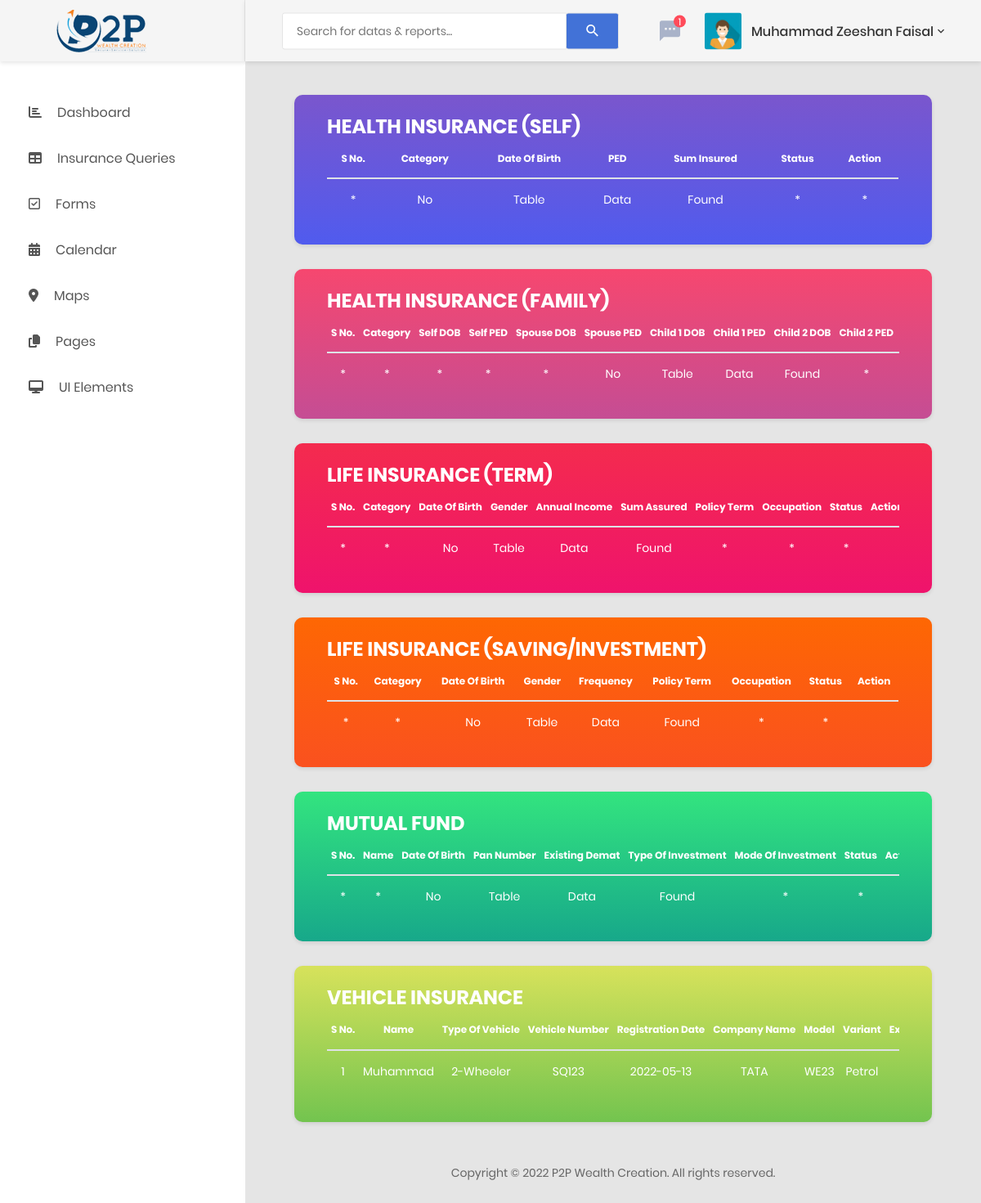
Screenshot of /user/dashboard/insurance_queries.php (signed in) with the database file from the repository.
### tables this page shows
CREATE TABLE `vehicle_insurance` (
  `id` int(11) NOT NULL,
  `name` varchar(255) NOT NULL,
  `type_of_vehicle` varchar(255) NOT NULL,
  `vehicle_number` varchar(255) NOT NULL,
  `registration_date` varchar(255) NOT NULL,
  `company_name` varchar(255) NOT NULL,
  `model` varchar(255) NOT NULL,
  `variant` varchar(255) NOT NULL,
  `existing_insurer` varchar(255) NOT NULL,
  `policy_expiry_date` varchar(255) NOT NULL,
  `existing_claims` varchar(255) NOT NULL,
  `ncb` varchar(255) NOT NULL,
  `image_path` varchar(255) NOT NULL,
  `rc_copy_path` varchar(255) NOT NULL,
  `existing_policy_path` varchar(255) NOT NULL,
  `third_quote` varchar(255) NOT NULL,
  `status` varchar(255) NOT NULL,
  `customer_id` int(11) NOT NULL
);

### user/dashboard/insurance_queries.php (the view, shortened to what the rows shown need)
<?php
include ('header.php');
$customer_id=$_SESSION['customer_id'];
$vehicle_insurance_query="SELECT * FROM `vehicle_insurance` WHERE `customer_id`='$customer_id'";
$vehicle_insurance_result=mysqli_query($db,$vehicle_insurance_query);
$vehicle_insurance_count=mysqli_num_rows($vehicle_insurance_result);
?>
            <div class="main-content">
                <div class="section__content section__content--p30">
                    <div class="container-fluid">
                            <div class="col-lg-12">
                                <div class="au-card au-card--bg-blue au-card-top-countries m-b-30">
                                    <div class="au-card-inner">
                                        <div class="table-responsive">
                                            <table class="table table-top-countries">
                                                <th style="color: #FFFFFF">S No.</th>
                                                <th style="color: #FFFFFF">Category</th>
                                                <th style="color: #FFFFFF">Date Of Birth</th>
                                                <th style="color: #FFFFFF">PED</th>
                                                <th style="color: #FFFFFF">Sum Insured</th>
                                                <th style="color: #FFFFFF">Status</th>
                                                <th style="color: #FFFFFF">Action</th>
                                            </table>
                                        </div>
                                    </div>
                                </div>
                            </div>
                            <div class="col-lg-12">
                                <div class="au-card au-card--bg-purple au-card-top-countries m-b-30" >
                                    <div class="au-card-inner">
                                        <div class="table-responsive">
                                            <table class="table table-top-countries">
                                                <th style="color: #FFFFFF">S No.</th>
                                                <th style="color: #FFFFFF">Category</th>
                                                <th style="color: #FFFFFF">Self DOB</th>
                                                <th style="color: #FFFFFF">Self PED</th>
                                                <th style="color: #FFFFFF">Spouse DOB</th>
                                                <th style="color: #FFFFFF">Spouse PED</th>
                                                <th style="color: #FFFFFF">Child 1 DOB</th>
                                                <th style="color: #FFFFFF">Child 1 PED</th>
                                                <th style="color: #FFFFFF">Child 2 DOB</th>
                                                <th style="color: #FFFFFF">Child 2 PED</th>
                                                <th style="color: #FFFFFF">Sum Insured</th>
                                            </table>
                                        </div>
                                    </div>
                                </div>
                            </div>
                              <div class="col-lg-12">
                                <div class="au-card au-card--bg-red au-card-top-countries m-b-30">
                                    <div class="au-card-inner">
                                        <div class="table-responsive">
                                            <table class="table table-top-countries">
                                                <th style="color: #FFFFFF">S No.</th>
                                                <th style="color: #FFFFFF">Category</th>
                                                <th style="color: #FFFFFF">Date Of Birth</th>
                                                <th style="color: #FFFFFF">Gender</th>
                                                <th style="color: #FFFFFF">Annual Income</th>
                                                <th style="color: #FFFFFF">Sum Assured</th>
                                                <th style="color: #FFFFFF">Policy Term</th>
                                                <th style="color: #FFFFFF">Occupation</th>
                                                <th style="color: #FFFFFF">Status</th>
                                                <th style="color: #FFFFFF">Action</th>
                                            </table>
                                        </div>
                                    </div>
                                </div>
                            </div>
                               <div class="col-lg-12">
                                <div class="au-card au-card--bg-orange au-card-top-countries m-b-30">
                                    <div class="au-card-inner">
                                        <div class="table-responsive">
                                            <table class="table table-top-countries">
                                                <th style="color: #FFFFFF">S No.</th>
                                                <th style="color: #FFFFFF">Category</th>
                                                <th style="color: #FFFFFF">Date Of Birth</th>
                                                <th style="color: #FFFFFF">Gender</th>
                                                <th style="color: #FFFFFF">Frequency</th>
                                                <th style="color: #FFFFFF">Policy Term</th>
                                                <th style="color: #FFFFFF">Occupation</th>
                                                <th style="color: #FFFFFF">Status</th>
                                                <th style="color: #FFFFFF">Action</th>
                                            </table>
                                        </div>
                                    </div>
                                </div>
                            </div>
                               <div class="col-lg-12">
                                <div class="au-card au-card--bg-green au-card-top-countries m-b-30">
                                    <div class="au-card-inner">
                                        <div class="table-responsive">
                                            <table class="table table-top-countries">
                                                <th style="color: #FFFFFF">S No.</th>
                                                <th style="color: #FFFFFF">Name</th>
                                                <th style="color: #FFFFFF">Date Of Birth</th>
                                                <th style="color: #FFFFFF">Pan Number</th>
                                                <th style="color: #FFFFFF">Existing Demat</th>
                                                <th style="color: #FFFFFF">Type Of Investment</th>
                                                <th style="color: #FFFFFF">Mode Of Investment</th>
                                                <th style="color: #FFFFFF">Status</th>
                                                <th style="color: #FFFFFF">Action</th>
                                            </table>
                                        </div>
                                    </div>
                                </div>
                            </div>
                                                <div class="col-lg-12">
                                <div class="au-card au-card--bg-yellow au-card-top-countries m-b-30">
                                    <div class="au-card-inner">
                                        <div class="table-responsive">
                                            <table class="table table-top-countries">
                                                <th style="color: #FFFFFF">S No.</th>
                                                <th style="color: #FFFFFF">Name</th>
                                                <th style="color: #FFFFFF">Type Of Vehicle</th>
                                                <th style="color: #FFFFFF">Vehicle Number</th>
                                                <th style="color: #FFFFFF">Registration Date</th>
                                                <th style="color: #FFFFFF">Company Name</th>
                                                <th style="color: #FFFFFF">Model</th>
                                                <th style="color: #FFFFFF">Variant</th>
                                                <th style="color: #FFFFFF">Existing Insurer</th>
                                                <tbody>
                                                <?php
                                                $i=1;
                                                if($vehicle_insurance_count>0)
                                                {
                                                 while($vehicle_insurance_row=mysqli_fetch_assoc($vehicle_insurance_result))
                                                 {
                                                ?>
                                                <tr>
                                                <td><?php echo $i; ?></td>
                                                <td><?php echo $vehicle_insurance_row['name']; ?></td>
                                                <td><?php echo $vehicle_insurance_row['type_of_vehicle']; ?></td>
                                                <td><?php echo $vehicle_insurance_row['vehicle_number']; ?></td>
                                                <td><?php echo $vehicle_insurance_row['registration_date']; ?></td>
                                                <td><?php echo $vehicle_insurance_row['company_name']; ?></td>
                                                <td><?php echo $vehicle_insurance_row['model']; ?></td>
                                                <td><?php echo $vehicle_insurance_row['variant']; ?></td>
                                                <td><?php echo $vehicle_insurance_row['existing_insurer']; ?></td>
                                                </tr>
                                                <?php
                                                $i++;
                                                 }
                                                }
                                                ?>
                                                </tbody>
                                            </table>
                                        </div>
                                    </div>
                                </div>
                            </div>
                            </div>
                        </div>
<?php
include ('footer.php');
?>

### rows the page displays
vehicle_insurance: name "Muhammad", type_of_vehicle "2-Wheeler", vehicle_number "SQ123", registration_date "2022-05-13", company_name "TATA", model "WE23", variant "Petrol"

### other values shown
$_SESSION['customer_name'] "Muhammad Zeeshan Faisal"
